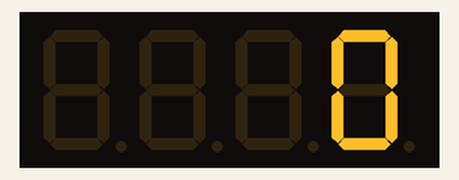
A program run on a simulated ESP32 board running MicroPython. Shown: 4-digit seven-segment display. Library files of the repository ran but are not shown: tm1637.py.

Above: at 0.1 s.
At 4.1 s:
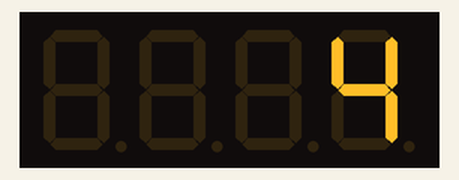
At 9.1 s:
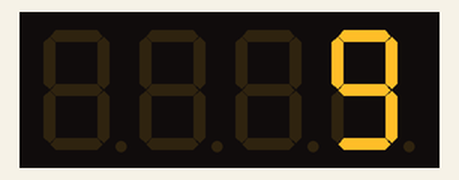
At 19.2 s:
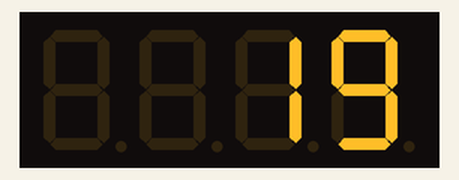
At 28.3 s:
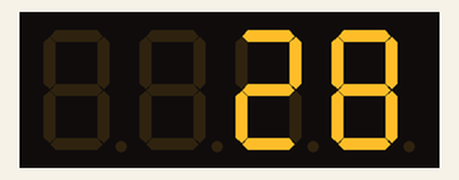
At 38.3 s:
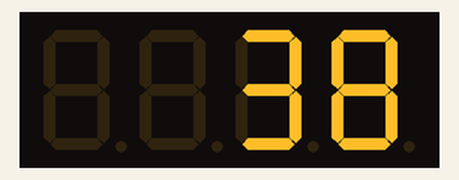

Measured:
- what the display in image 1 shows lasts 1.0 s, from 4.0 s to 5.0 s

The program:

main.py
```python
#导入Pin模块
from machine import Pin
import time
import tm1637

#定义数码管控制对象
smg=tm1637.TM1637(clk=Pin(16),dio=Pin(17))

#程序入口
if __name__=="__main__":
    #smg.numbers(1,24)  #显示小数01.24
    #smg.hex(123)  #将十进制数转换十六进制显示
    #smg.brightness(0)  #亮度调节
    #smg.temperature(25)  #显示带温度符号°C，整数温度值
    #smg.show("1314")  #字符串显示，显示整数
    #smg.scroll("1314-520",500)  #字符串滚动显示，速度调节
    #time.sleep(5)
    n=0
    while True:
        smg.number(n)
        n+=1
        time.sleep(1)
```
